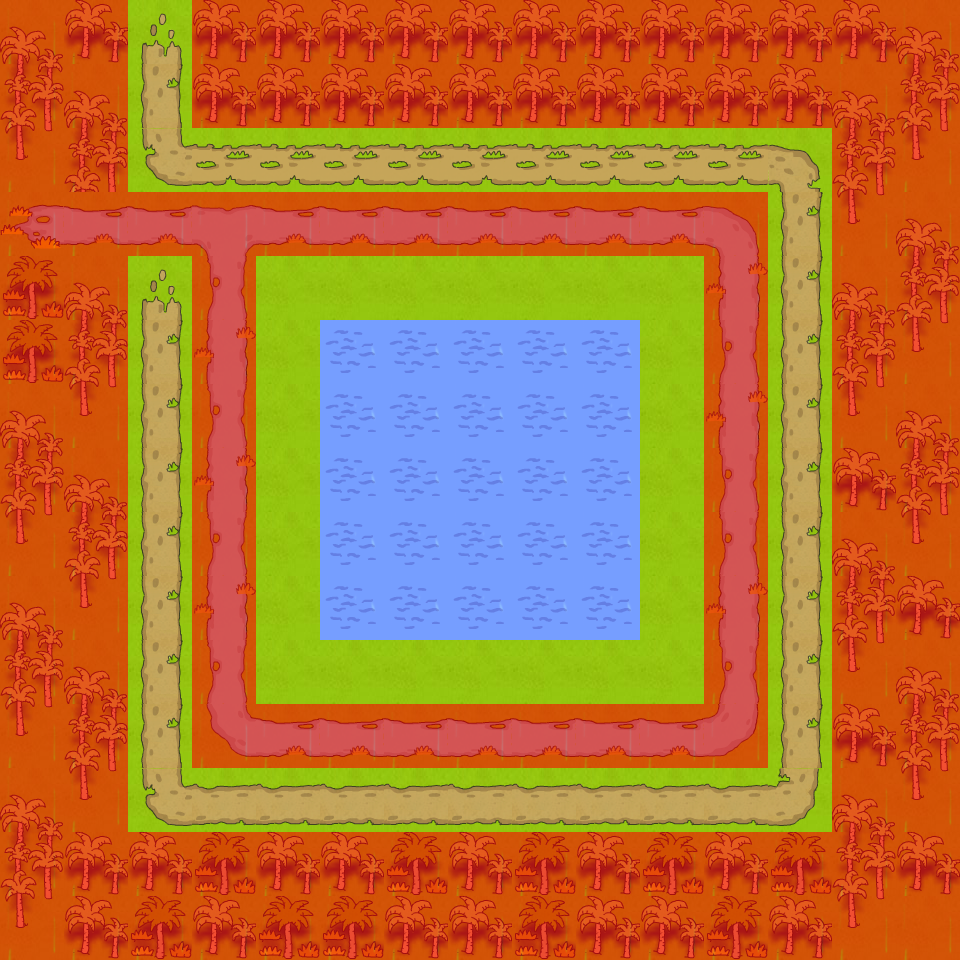

This game map was drawn from its Tiled (.tmx) file and the tilesets committed beside it. A one-line description and the trimmed map source follow:
An orthogonal 15x15 tile map with 64x64 px tiles, 3 tile layers (ground_layer, Trees, SpecialLayer), 7 tilesets and 7 objects (characters/player/player_one, characters/enemies/crocodile/croc_one, characters/enemies/crocodile/croc_two, characters/enemies/crocodile/croc_three, characters/enemies/crocodile/croc_four, ...).

<map version="1.0" orientation="orthogonal" width="15" height="15" tilewidth="64" tileheight="64">
 <tileset firstgid="1" name="water" tilewidth="64" tileheight="64">
  <image source="../../../../../tiles/water.png" width="320" height="1216" />
 </tileset>
 <tileset firstgid="96" name="jungle" tilewidth="64" tileheight="64">
  <image source="../../../../../tiles/jungle.png" width="320" height="1216" />
 </tileset>
 <tileset firstgid="191" name="paths" tilewidth="64" tileheight="64">
  <image source="../../../../../tiles/paths.png" width="320" height="1216" />
 </tileset>
 <tileset firstgid="286" name="objects" tilewidth="64" tileheight="64">
  <image source="../../../../../tiles/objects.png" width="320" height="1216" />
 </tileset>
 <tileset firstgid="381" name="sand" tilewidth="64" tileheight="64">
  <image source="../../../../../tiles/sand.png" width="320" height="1216" />
 </tileset>
 <tileset firstgid="476" name="walls" tilewidth="64" tileheight="64">
  <image source="../../../../../tiles/walls.png" width="320" height="1216" />
 </tileset>
 <tileset firstgid="571" name="special" tilewidth="64" tileheight="64">
  <image source="../../../../../tiles/special.png" width="320" height="1216" />
 </tileset>
 <layer name="ground_layer" width="15" height="15">
  <data>[225 cells, 225 non-empty, 1 distinct tile ids]</data>
 </layer>
 <layer name="Trees" width="15" height="15">
  <data>[225 cells, 200 non-empty, 21 distinct tile ids]</data>
 </layer>
 <layer name="SpecialLayer" width="15" height="15">
  <data>[225 cells, 160 non-empty, 2 distinct tile ids]</data>
 </layer>
 <objectgroup name="Object Layer 1" width="15" height="15">
  <object name="characters/player/player_one" gid="286" x="128" y="320" />
  <object name="characters/enemies/crocodile/croc_one" gid="296" x="512" y="640" />
  <object name="characters/enemies/crocodile/croc_two" gid="296" x="320" y="704" />
  <object name="characters/enemies/crocodile/croc_three" gid="296" x="640" y="512" />
  <object name="characters/enemies/crocodile/croc_four" gid="296" x="320" y="512" />
  <object name="characters/enemies/crocodile/croc_five" gid="296" x="448" y="384" />
  <object name="checkpoint/end" gid="292" x="128" y="64" />
 </objectgroup>
</map>
